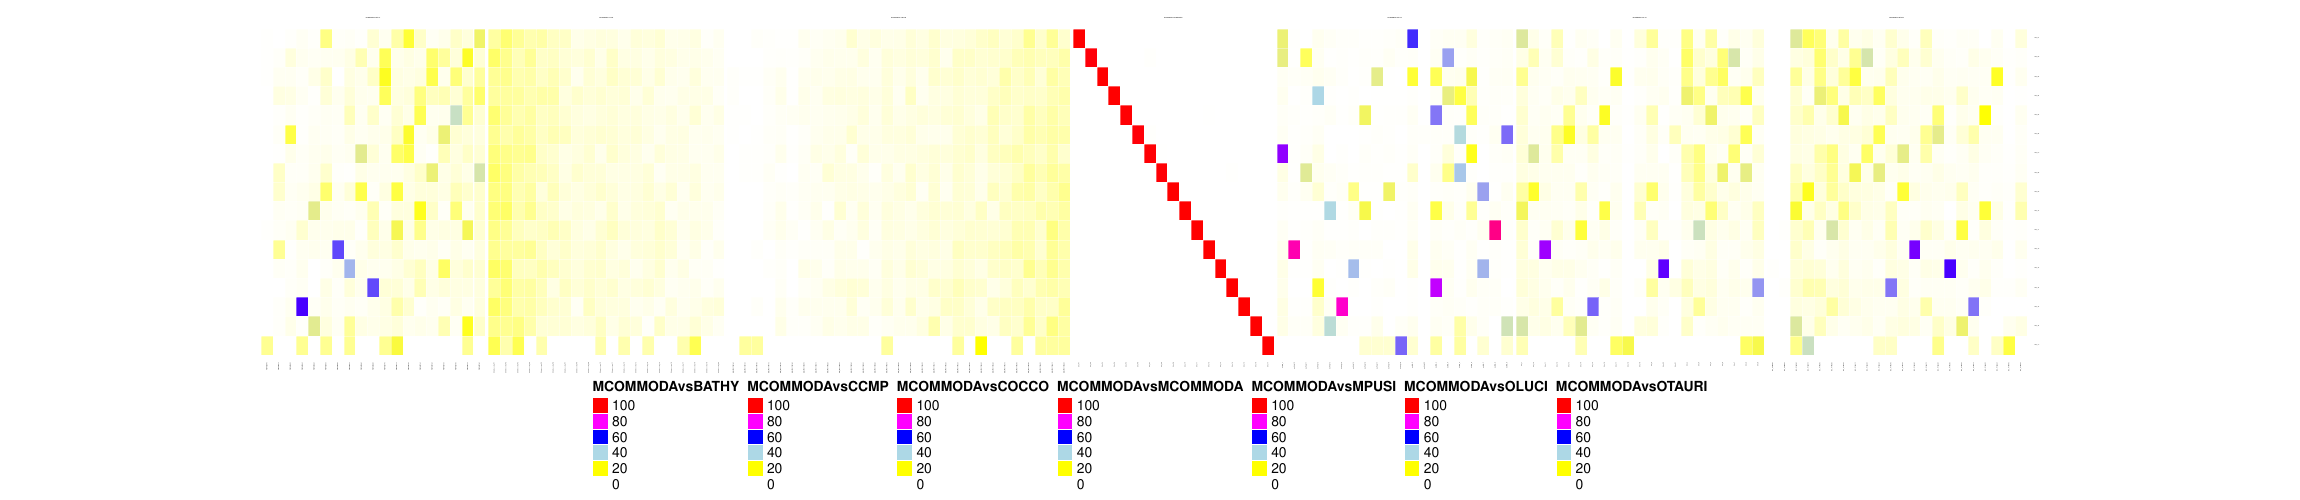

This chart was generated by the following R code:
#!/usr/bin/Rscript
library(ComplexHeatmap)
library(RColorBrewer)
library(methods)
library(circlize)
colors <- colorRamp2(c(0, 20, 40, 60, 80, 100), c("white", "yellow", "lightblue", "blue", "magenta", "red"))
ht_global_opt(heatmap_row_names_gp = gpar(fontsize = 1, fontface = "italic"), heatmap_column_names_gp = gpar(fontsize = 1), heatmap_column_title_gp = gpar(fontsize = 1))
MCOMMODAvsBATHY <- read.csv("MCOMMODAvsBATHY.matrix", header=TRUE)
rownames(MCOMMODAvsBATHY) <- MCOMMODAvsBATHY[,1]
colnames(MCOMMODAvsBATHY)
data_MCOMMODAvsBATHY <- data.matrix(MCOMMODAvsBATHY[,2:ncol(MCOMMODAvsBATHY)])
ht_MCOMMODAvsBATHY = Heatmap(data_MCOMMODAvsBATHY, name = "MCOMMODAvsBATHY", width = unit(57, "mm"), show_row_names = FALSE, cluster_rows = FALSE, cluster_columns = FALSE, rect_gp = gpar(col = "white", lty = 1, lwd = 0.01),column_title = "MCOMMODAvsBATHY", col = colors)
class(ht_MCOMMODAvsBATHY)
MCOMMODAvsCCMP <- read.csv("MCOMMODAvsCCMP.matrix", header=TRUE)
rownames(MCOMMODAvsCCMP) <- MCOMMODAvsCCMP[,1]
colnames(MCOMMODAvsCCMP)
data_MCOMMODAvsCCMP <- data.matrix(MCOMMODAvsCCMP[,2:ncol(MCOMMODAvsCCMP)])
ht_MCOMMODAvsCCMP = Heatmap(data_MCOMMODAvsCCMP, name = "MCOMMODAvsCCMP", width = unit(60, "mm"), show_row_names = FALSE, cluster_rows = FALSE, cluster_columns = FALSE, rect_gp = gpar(col = "white", lty = 1, lwd = 0.01),column_title = "MCOMMODAvsCCMP", col = colors)
class(ht_MCOMMODAvsCCMP)
MCOMMODAvsCOCCO <- read.csv("MCOMMODAvsCOCCO.matrix", header=TRUE)
rownames(MCOMMODAvsCOCCO) <- MCOMMODAvsCOCCO[,1]
colnames(MCOMMODAvsCOCCO)
data_MCOMMODAvsCOCCO <- data.matrix(MCOMMODAvsCOCCO[,2:ncol(MCOMMODAvsCOCCO)])
ht_MCOMMODAvsCOCCO = Heatmap(data_MCOMMODAvsCOCCO, name = "MCOMMODAvsCOCCO", width = unit(87, "mm"), show_row_names = FALSE, cluster_rows = FALSE, cluster_columns = FALSE, rect_gp = gpar(col = "white", lty = 1, lwd = 0.01),column_title = "MCOMMODAvsCOCCO", col = colors)
class(ht_MCOMMODAvsCOCCO)
MCOMMODAvsMCOMMODA <- read.csv("MCOMMODAvsMCOMMODA.matrix", header=TRUE)
rownames(MCOMMODAvsMCOMMODA) <- MCOMMODAvsMCOMMODA[,1]
colnames(MCOMMODAvsMCOMMODA)
data_MCOMMODAvsMCOMMODA <- data.matrix(MCOMMODAvsMCOMMODA[,2:ncol(MCOMMODAvsMCOMMODA)])
ht_MCOMMODAvsMCOMMODA = Heatmap(data_MCOMMODAvsMCOMMODA, name = "MCOMMODAvsMCOMMODA", width = unit(51, "mm"), show_row_names = FALSE, cluster_rows = FALSE, cluster_columns = FALSE, rect_gp = gpar(col = "white", lty = 1, lwd = 0.01),column_title = "MCOMMODAvsMCOMMODA", col = colors)
class(ht_MCOMMODAvsMCOMMODA)
MCOMMODAvsMPUSI <- read.csv("MCOMMODAvsMPUSI.matrix", header=TRUE)
rownames(MCOMMODAvsMPUSI) <- MCOMMODAvsMPUSI[,1]
colnames(MCOMMODAvsMPUSI)
data_MCOMMODAvsMPUSI <- data.matrix(MCOMMODAvsMPUSI[,2:ncol(MCOMMODAvsMPUSI)])
ht_MCOMMODAvsMPUSI = Heatmap(data_MCOMMODAvsMPUSI, name = "MCOMMODAvsMPUSI", width = unit(60, "mm"), show_row_names = FALSE, cluster_rows = FALSE, cluster_columns = FALSE, rect_gp = gpar(col = "white", lty = 1, lwd = 0.01),column_title = "MCOMMODAvsMPUSI", col = colors)
class(ht_MCOMMODAvsMPUSI)
MCOMMODAvsOLUCI <- read.csv("MCOMMODAvsOLUCI.matrix", header=TRUE)
rownames(MCOMMODAvsOLUCI) <- MCOMMODAvsOLUCI[,1]
colnames(MCOMMODAvsOLUCI)
data_MCOMMODAvsOLUCI <- data.matrix(MCOMMODAvsOLUCI[,2:ncol(MCOMMODAvsOLUCI)])
ht_MCOMMODAvsOLUCI = Heatmap(data_MCOMMODAvsOLUCI, name = "MCOMMODAvsOLUCI", width = unit(63, "mm"), show_row_names = FALSE, cluster_rows = FALSE, cluster_columns = FALSE, rect_gp = gpar(col = "white", lty = 1, lwd = 0.01),column_title = "MCOMMODAvsOLUCI", col = colors)
class(ht_MCOMMODAvsOLUCI)
MCOMMODAvsOTAURI <- read.csv("MCOMMODAvsOTAURI.matrix", header=TRUE)
rownames(MCOMMODAvsOTAURI) <- MCOMMODAvsOTAURI[,1]
colnames(MCOMMODAvsOTAURI)
data_MCOMMODAvsOTAURI <- data.matrix(MCOMMODAvsOTAURI[,2:ncol(MCOMMODAvsOTAURI)])
ht_MCOMMODAvsOTAURI = Heatmap(data_MCOMMODAvsOTAURI, name = "MCOMMODAvsOTAURI", width = unit(66, "mm"), show_row_names = TRUE, cluster_rows = FALSE, cluster_columns = FALSE, rect_gp = gpar(col = "white", lty = 1, lwd = 0.01),column_title = "MCOMMODAvsOTAURI", col = colors)
class(ht_MCOMMODAvsOTAURI)
pdf(file="MCOMMODA.pdf", useDingbats=FALSE, width=23, height=5)
ht_list = ht_MCOMMODAvsBATHY + ht_MCOMMODAvsCCMP + ht_MCOMMODAvsCOCCO + ht_MCOMMODAvsMCOMMODA + ht_MCOMMODAvsMPUSI + ht_MCOMMODAvsOLUCI + ht_MCOMMODAvsOTAURI 
draw(ht_list, gap = unit(0.75, "mm"), heatmap_legend_side = "bottom")
dev.off()
